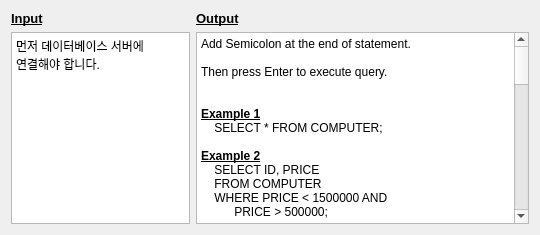
      <widget class="QWidget" name="tabCLI">
       <attribute name="title">
        <string>CLI Mode</string>
       </attribute>
       <layout class="QGridLayout" name="gridLayout" columnstretch="7,13">
        <item row="0" column="1">
         <widget class="QLabel" name="label2Output">
          <property name="font">
           <font>
            <pointsize>10</pointsize>
            <bold>true</bold>
            <underline>true</underline>
           </font>
          </property>
          <property name="text">
           <string>Output</string>
          </property>
         </widget>
        </item>
        <item row="0" column="0">
         <widget class="QLabel" name="label1Input">
          <property name="font">
           <font>
            <pointsize>10</pointsize>
            <bold>true</bold>
            <underline>true</underline>
           </font>
          </property>
          <property name="text">
           <string>Input</string>
          </property>
         </widget>
        </item>
        <item row="1" column="0">
         <widget class="QTextEdit" name="textEditInput">
          <property name="html">
           <string>&lt;!DOCTYPE HTML PUBLIC &quot;-//W3C//DTD HTML 4.0//EN&quot; &quot;http://www.w3.org/TR/REC-html40/strict.dtd&quot;&gt;
&lt;html&gt;&lt;head&gt;&lt;meta name=&quot;qrichtext&quot; content=&quot;1&quot; /&gt;&lt;meta charset=&quot;utf-8&quot; /&gt;&lt;style type=&quot;text/css&quot;&gt;
p, li { white-space: pre-wrap; }
&lt;/style&gt;&lt;/head&gt;&lt;body style=&quot; font-family:'맑은 고딕'; font-size:9pt; font-weight:400; font-style:normal;&quot;&gt;
&lt;p style=&quot; margin-top:0px; margin-bottom:0px; margin-left:0px; margin-right:0px; -qt-block-indent:0; text-indent:0px;&quot;&gt;먼저 데이터베이스 서버에 연결해야 합니다.&lt;/p&gt;&lt;/body&gt;&lt;/html&gt;</string>
          </property>
         </widget>
        </item>
        <item row="1" column="1">
         <widget class="QTextEdit" name="textEditOutput">
          <property name="font">
           <font/>
          </property>
          <property name="readOnly">
           <bool>true</bool>
          </property>
          <property name="markdown">
           <string>`Add Semicolon at the end of statement.`

`Then press Enter to execute query.`

`Example 1`

`    SELECT * FROM COMPUTER;`

`Example 2`

`    SELECT ID, PRICE`

`    FROM COMPUTER`

`    WHERE PRICE &lt; 1500000 AND`

`          PRICE &gt; 500000;`

`Example 3`

`    SELECT `

`        COMPUTER.ID AS 'Computer ID', `

`        COMPUTER.PURPOSE AS 'Purpose', `

`        COMPUTER.PRICE AS 'Price (KRW)',`

`        CPU.MANUFACTURER AS 'CPU', `

`        CPU.NAME AS 'CPU Model', `

`        RAM.NAME AS 'RAM Model', `

`        RAM.CAPACITY AS 'RAM (GB)', `

`        VGA.NAME AS 'Graphics Card',`

`        POWERSUPPLY.NAME AS 'Power Supply Unit', `

`        SSDSummary.CAPACITY AS 'SSD (GB)', `

`        HDDSummary.CAPACITY AS 'HDD (GB)'`

`    FROM`

`        CPU, RAM, POWERSUPPLY, COMPUTER`

`        LEFT JOIN VGA ON COMPUTER.VGAID = VGA.ID`

`        LEFT JOIN (`

`            SELECT COMPUTERID, SUM(SSD.CAPACITY * QUANTITY) AS CAPACITY`

`            FROM (`

`                SELECT HAS_SSD.COMPUTERID, CAPACITY, QUANTITY`

`                FROM HAS_SSD, SSD`

`                WHERE HAS_SSD.SSDID = SSD.ID`

`            ) AS SSD`

`            GROUP BY SSD.COMPUTERID`

`        ) AS SSDSummary ON COMPUTER.ID = SSDSummary.COMPUTERID`

`        LEFT JOIN (`

`	SELECT COMPUTERID, SUM(HDD.CAPACITY * QUANTITY) AS CAPACITY`

`            FROM (`

`                SELECT HAS_HDD.COMPUTERID, CAPACITY, QUANTITY`

`                FROM HAS_HDD, HDD`

`                WHERE HAS_HDD.HDDID = HDD.ID`

`            ) AS HDD`

`            GROUP BY HDD.COMPUTERID`

`        ) AS HDDSummary ON COMPUTER.ID = HDDSummary.COMPUTERID`

`    WHERE`

`        COMPUTER.CPUID = CPU.ID AND`

`        COMPUTER.RAMID = RAM.ID AND`

`        COMPUTER.POWERID = POWERSUPPLY.ID;`

</string>
          </property>
          <property name="html">
           <string>&lt;!DOCTYPE HTML PUBLIC &quot;-//W3C//DTD HTML 4.0//EN&quot; &quot;http://www.w3.org/TR/REC-html40/strict.dtd&quot;&gt;
&lt;html&gt;&lt;head&gt;&lt;meta name=&quot;qrichtext&quot; content=&quot;1&quot; /&gt;&lt;meta charset=&quot;utf-8&quot; /&gt;&lt;style type=&quot;text/css&quot;&gt;
p, li { white-space: pre-wrap; }
&lt;/style&gt;&lt;/head&gt;&lt;body style=&quot; font-family:'맑은 고딕'; font-size:9pt; font-weight:400; font-style:normal;&quot;&gt;
&lt;p style=&quot; margin-top:0px; margin-bottom:0px; margin-left:0px; margin-right:0px; -qt-block-indent:0; text-indent:0px;&quot;&gt;&lt;span style=&quot; font-family:'Courier New';&quot;&gt;Add Semicolon at the end of statement.&lt;/span&gt;&lt;/p&gt;
&lt;p style=&quot;-qt-paragraph-type:empty; margin-top:0px; margin-bottom:0px; margin-left:0px; margin-right:0px; -qt-block-indent:0; text-indent:0px; font-family:'Courier New';&quot;&gt;&lt;br /&gt;&lt;/p&gt;
&lt;p style=&quot; margin-top:0px; margin-bottom:0px; margin-left:0px; margin-right:0px; -qt-block-indent:0; text-indent:0px;&quot;&gt;&lt;span style=&quot; font-family:'Courier New';&quot;&gt;Then press Enter to execute query.&lt;/span&gt;&lt;/p&gt;
&lt;p style=&quot;-qt-paragraph-type:empty; margin-top:0px; margin-bottom:0px; margin-left:0px; margin-right:0px; -qt-block-indent:0; text-indent:0px; font-family:'Courier New';&quot;&gt;&lt;br /&gt;&lt;/p&gt;
&lt;p style=&quot;-qt-paragraph-type:empty; margin-top:0px; margin-bottom:0px; margin-left:0px; margin-right:0px; -qt-block-indent:0; text-indent:0px; font-family:'Courier New';&quot;&gt;&lt;br /&gt;&lt;/p&gt;
&lt;p style=&quot; margin-top:0px; margin-bottom:0px; margin-left:0px; margin-right:0px; -qt-block-indent:0; text-indent:0px;&quot;&gt;&lt;span style=&quot; font-family:'Courier New'; font-weight:700; text-decoration: underline;&quot;&gt;Example 1&lt;/span&gt;&lt;/p&gt;
&lt;p style=&quot; margin-top:0px; margin-bottom:0px; margin-left:0px; margin-right:0px; -qt-block-indent:0; text-indent:0px;&quot;&gt;&lt;span style=&quot; font-family:'Courier New';&quot;&gt;    SELECT * FROM COMPUTER;&lt;/span&gt;&lt;/p&gt;
&lt;p style=&quot;-qt-paragraph-type:empty; margin-top:0px; margin-bottom:0px; margin-left:0px; margin-right:0px; -qt-block-indent:0; text-indent:0px; font-family:'Courier New'; text-decoration: underline;&quot;&gt;&lt;br /&gt;&lt;/p&gt;
&lt;p style=&quot; margin-top:0px; margin-bottom:0px; margin-left:0px; margin-right:0px; -qt-block-indent:0; text-indent:0px;&quot;&gt;&lt;span style=&quot; font-family:'Courier New'; font-weight:700; text-decoration: underline;&quot;&gt;Example 2&lt;/span&gt;&lt;/p&gt;
&lt;p style=&quot; margin-top:0px; margin-bottom:0px; margin-left:0px; margin-right:0px; -qt-block-indent:0; text-indent:0px;&quot;&gt;&lt;span style=&quot; font-family:'Courier New';&quot;&gt;    SELECT ID, PRICE&lt;/span&gt;&lt;/p&gt;
&lt;p style=&quot; margin-top:0px; margin-bottom:0px; margin-left:0px; margin-right:0px; -qt-block-indent:0; text-indent:0px;&quot;&gt;&lt;span style=&quot; font-family:'Courier New';&quot;&gt;    FROM COMPUTER&lt;/span&gt;&lt;/p&gt;
&lt;p style=&quot; margin-top:0px; margin-bottom:0px; margin-left:0px; margin-right:0px; -qt-block-indent:0; text-indent:0px;&quot;&gt;&lt;span style=&quot; font-family:'Courier New';&quot;&gt;    WHERE PRICE &amp;lt; 1500000 AND&lt;/span&gt;&lt;/p&gt;
&lt;p style=&quot; margin-top:0px; margin-bottom:0px; margin-left:0px; margin-right:0px; -qt-block-indent:0; text-indent:0px;&quot;&gt;&lt;span style=&quot; font-family:'Courier New';&quot;&gt;          PRICE &amp;gt; 500000;&lt;/span&gt;&lt;/p&gt;
&lt;p style=&quot;-qt-paragraph-type:empty; margin-top:0px; margin-bottom:0px; margin-left:0px; margin-right:0px; -qt-block-indent:0; text-indent:0px; font-family:'Courier New';&quot;&gt;&lt;br /&gt;&lt;/p&gt;
&lt;p style=&quot; margin-top:0px; margin-bottom:0px; margin-left:0px; margin-right:0px; -qt-block-indent:0; text-indent:0px;&quot;&gt;&lt;span style=&quot; font-family:'Courier New'; font-weight:700; text-decoration: underline;&quot;&gt;Example 3&lt;/span&gt;&lt;/p&gt;
&lt;p style=&quot; margin-top:0px; margin-bottom:0px; margin-left:0px; margin-right:0px; -qt-block-indent:0; text-indent:0px;&quot;&gt;&lt;span style=&quot; font-family:'Courier New';&quot;&gt;    SELECT &lt;/span&gt;&lt;/p&gt;
&lt;p style=&quot; margin-top:0px; margin-bottom:0px; margin-left:0px; margin-right:0px; -qt-block-indent:0; text-indent:0px;&quot;&gt;&lt;span style=&quot; font-family:'Courier New';&quot;&gt;        COMPUTER.ID AS 'Computer ID', &lt;/span&gt;&lt;/p&gt;
&lt;p style=&quot; margin-top:0px; margin-bottom:0px; margin-left:0px; margin-right:0px; -qt-block-indent:0; text-indent:0px;&quot;&gt;&lt;span style=&quot; font-family:'Courier New';&quot;&gt;        COMPUTER.PURPOSE AS 'Purpose', &lt;/span&gt;&lt;/p&gt;
&lt;p style=&quot; margin-top:0px; margin-bottom:0px; margin-left:0px; margin-right:0px; -qt-block-indent:0; text-indent:0px;&quot;&gt;&lt;span style=&quot; font-family:'Courier New';&quot;&gt;        COMPUTER.PRICE AS 'Price (KRW)',&lt;/span&gt;&lt;/p&gt;
&lt;p style=&quot; margin-top:0px; margin-bottom:0px; margin-left:0px; margin-right:0px; -qt-block-indent:0; text-indent:0px;&quot;&gt;&lt;span style=&quot; font-family:'Courier New';&quot;&gt;        CPU.MANUFACTURER AS 'CPU', &lt;/span&gt;&lt;/p&gt;
&lt;p style=&quot; margin-top:0px; margin-bottom:0px; margin-left:0px; margin-right:0px; -qt-block-indent:0; text-indent:0px;&quot;&gt;&lt;span style=&quot; font-family:'Courier New';&quot;&gt;        CPU.NAME AS 'CPU Model', &lt;/span&gt;&lt;/p&gt;
&lt;p style=&quot; margin-top:0px; margin-bottom:0px; margin-left:0px; margin-right:0px; -qt-block-indent:0; text-indent:0px;&quot;&gt;&lt;span style=&quot; font-family:'Courier New';&quot;&gt;        RAM.NAME AS 'RAM Model', &lt;/span&gt;&lt;/p&gt;
&lt;p style=&quot; margin-top:0px; margin-bottom:0px; margin-left:0px; margin-right:0px; -qt-block-indent:0; text-indent:0px;&quot;&gt;&lt;span style=&quot; font-family:'Courier New';&quot;&gt;        RAM.CAPACITY AS 'RAM (GB)', &lt;/span&gt;&lt;/p&gt;
&lt;p style=&quot; margin-top:0px; margin-bottom:0px; margin-left:0px; margin-right:0px; -qt-block-indent:0; text-indent:0px;&quot;&gt;&lt;span style=&quot; font-family:'Courier New';&quot;&gt;        VGA.NAME AS 'Graphics Card',&lt;/span&gt;&lt;/p&gt;
&lt;p style=&quot; margin-top:0px; margin-bottom:0px; margin-left:0px; margin-right:0px; -qt-block-indent:0; text-indent:0px;&quot;&gt;&lt;span style=&quot; font-family:'Courier New';&quot;&gt;        POWERSUPPLY.NAME AS 'Power Supply Unit', &lt;/span&gt;&lt;/p&gt;
&lt;p style=&quot; margin-top:0px; margin-bottom:0px; margin-left:0px; margin-right:0px; -qt-block-indent:0; text-indent:0px;&quot;&gt;&lt;span style=&quot; font-family:'Courier New';&quot;&gt;        SSDSummary.CAPACITY AS 'SSD (GB)', &lt;/span&gt;&lt;/p&gt;
&lt;p style=&quot; margin-top:0px; margin-bottom:0px; margin-left:0px; margin-right:0px; -qt-block-indent:0; text-indent:0px;&quot;&gt;&lt;span style=&quot; font-family:'Courier New';&quot;&gt;        HDDSummary.CAPACITY AS 'HDD (GB)'&lt;/span&gt;&lt;/p&gt;
&lt;p style=&quot; margin-top:0px; margin-bottom:0px; margin-left:0px; margin-right:0px; -qt-block-indent:0; text-indent:0px;&quot;&gt;&lt;span style=&quot; font-family:'Courier New';&quot;&gt;    FROM&lt;/span&gt;&lt;/p&gt;
&lt;p style=&quot; margin-top:0px; margin-bottom:0px; margin-left:0px; margin-right:0px; -qt-block-indent:0; text-indent:0px;&quot;&gt;&lt;span style=&quot; font-family:'Courier New';&quot;&gt;        CPU, RAM, POWERSUPPLY, COMPUTER&lt;/span&gt;&lt;/p&gt;
&lt;p style=&quot; margin-top:0px; margin-bottom:0px; margin-left:0px; margin-right:0px; -qt-block-indent:0; text-indent:0px;&quot;&gt;&lt;span style=&quot; font-family:'Courier New';&quot;&gt;        LEFT JOIN VGA ON COMPUTER.VGAID = VGA.ID&lt;/span&gt;&lt;/p&gt;
&lt;p style=&quot; margin-top:0px; margin-bottom:0px; margin-left:0px; margin-right:0px; -qt-block-indent:0; text-indent:0px;&quot;&gt;&lt;span style=&quot; font-family:'Courier New';&quot;&gt;        LEFT JOIN (&lt;/span&gt;&lt;/p&gt;
&lt;p style=&quot; margin-top:0px; margin-bottom:0px; margin-left:0px; margin-right:0px; -qt-block-indent:0; text-indent:0px;&quot;&gt;&lt;span style=&quot; font-family:'Courier New';&quot;&gt;            SELECT COMPUTERID, SUM(SSD.CAPACITY * QUANTITY) AS CAPACITY&lt;/span&gt;&lt;/p&gt;
&lt;p style=&quot; margin-top:0px; margin-bottom:0px; margin-left:0px; margin-right:0px; -qt-block-indent:0; text-indent:0px;&quot;&gt;&lt;span style=&quot; font-family:'Courier New';&quot;&gt;            FROM (&lt;/span&gt;&lt;/p&gt;
&lt;p style=&quot; margin-top:0px; margin-bottom:0px; margin-left:0px; margin-right:0px; -qt-block-indent:0; text-indent:0px;&quot;&gt;&lt;span style=&quot; font-family:'Courier New';&quot;&gt;                SELECT HAS_SSD.COMPUTERID, CAPACITY, QUANTITY&lt;/span&gt;&lt;/p&gt;
&lt;p style=&quot; margin-top:0px; margin-bottom:0px; margin-left:0px; margin-right:0px; -qt-block-indent:0; text-indent:0px;&quot;&gt;&lt;span style=&quot; font-family:'Courier New';&quot;&gt;                FROM HAS_SSD, SSD&lt;/span&gt;&lt;/p&gt;
&lt;p style=&quot; margin-top:0px; margin-bottom:0px; margin-left:0px; margin-right:0px; -qt-block-indent:0; text-indent:0px;&quot;&gt;&lt;span style=&quot; font-family:'Courier New';&quot;&gt;                WHERE HAS_SSD.SSDID = SSD.ID&lt;/span&gt;&lt;/p&gt;
&lt;p style=&quot; margin-top:0px; margin-bottom:0px; margin-left:0px; margin-right:0px; -qt-block-indent:0; text-indent:0px;&quot;&gt;&lt;span style=&quot; font-family:'Courier New';&quot;&gt;            ) AS SSD&lt;/span&gt;&lt;/p&gt;
&lt;p style=&quot; margin-top:0px; margin-bottom:0px; margin-left:0px; margin-right:0px; -qt-block-indent:0; text-indent:0px;&quot;&gt;&lt;span style=&quot; font-family:'Courier New';&quot;&gt;            GROUP BY SSD.COMPUTERID&lt;/span&gt;&lt;/p&gt;
&lt;p style=&quot; margin-top:0px; margin-bottom:0px; margin-left:0px; margin-right:0px; -qt-block-indent:0; text-indent:0px;&quot;&gt;&lt;span style=&quot; font-family:'Courier New';&quot;&gt;        ) AS SSDSummary ON COMPUTER.ID = SSDSummary.COMPUTERID&lt;/span&gt;&lt;/p&gt;
&lt;p style=&quot; margin-top:0px; margin-bottom:0px; margin-left:0px; margin-right:0px; -qt-block-indent:0; text-indent:0px;&quot;&gt;&lt;span style=&quot; font-family:'Courier New';&quot;&gt;        LEFT JOIN (&lt;/span&gt;&lt;/p&gt;
&lt;p style=&quot; margin-top:0px; margin-bottom:0px; margin-left:0px; margin-right:0px; -qt-block-indent:0; text-indent:0px;&quot;&gt;&lt;span style=&quot; font-family:'Courier New';&quot;&gt;	SELECT COMPUTERID, SUM(HDD.CAPACITY * QUANTITY) AS CAPACITY&lt;/span&gt;&lt;/p&gt;
&lt;p style=&quot; margin-top:0px; margin-bottom:0px; margin-left:0px; margin-right:0px; -qt-block-indent:0; text-indent:0px;&quot;&gt;&lt;span style=&quot; font-family:'Courier New';&quot;&gt;            FROM (&lt;/span&gt;&lt;/p&gt;
&lt;p style=&quot; margin-top:0px; margin-bottom:0px; margin-left:0px; margin-right:0px; -qt-block-indent:0; text-indent:0px;&quot;&gt;&lt;span style=&quot; font-family:'Courier New';&quot;&gt;                SELECT HAS_HDD.COMPUTERID, CAPACITY, QUANTITY&lt;/span&gt;&lt;/p&gt;
&lt;p style=&quot; margin-top:0px; margin-bottom:0px; margin-left:0px; margin-right:0px; -qt-block-indent:0; text-indent:0px;&quot;&gt;&lt;span style=&quot; font-family:'Courier New';&quot;&gt;                FROM HAS_HDD, HDD&lt;/span&gt;&lt;/p&gt;
&lt;p style=&quot; margin-top:0px; margin-bottom:0px; margin-left:0px; margin-right:0px; -qt-block-indent:0; text-indent:0px;&quot;&gt;&lt;span style=&quot; font-family:'Courier New';&quot;&gt;                WHERE HAS_HDD.HDDID = HDD.ID&lt;/span&gt;&lt;/p&gt;
&lt;p style=&quot; margin-top:0px; margin-bottom:0px; margin-left:0px; margin-right:0px; -qt-block-indent:0; text-indent:0px;&quot;&gt;&lt;span style=&quot; font-family:'Courier New';&quot;&gt;            ) AS HDD&lt;/span&gt;&lt;/p&gt;
&lt;p style=&quot; margin-top:0px; margin-bottom:0px; margin-left:0px; margin-right:0px; -qt-block-indent:0; text-indent:0px;&quot;&gt;&lt;span style=&quot; font-family:'Courier New';&quot;&gt;            GROUP BY HDD.COMPUTERID&lt;/span&gt;&lt;/p&gt;
&lt;p style=&quot; margin-top:0px; margin-bottom:0px; margin-left:0px; margin-right:0px; -qt-block-indent:0; text-indent:0px;&quot;&gt;&lt;span style=&quot; font-family:'Courier New';&quot;&gt;        ) AS HDDSummary ON COMPUTER.ID = HDDSummary.COMPUTERID&lt;/span&gt;&lt;/p&gt;
&lt;p style=&quot; margin-top:0px; margin-bottom:0px; margin-left:0px; margin-right:0px; -qt-block-indent:0; text-indent:0px;&quot;&gt;&lt;span style=&quot; font-family:'Courier New';&quot;&gt;    WHERE&lt;/span&gt;&lt;/p&gt;
&lt;p style=&quot; margin-top:0px; margin-bottom:0px; margin-left:0px; margin-right:0px; -qt-block-indent:0; text-indent:0px;&quot;&gt;&lt;span style=&quot; font-family:'Courier New';&quot;&gt;        COMPUTER.CPUID = CPU.ID AND&lt;/span&gt;&lt;/p&gt;
&lt;p style=&quot; margin-top:0px; margin-bottom:0px; margin-left:0px; margin-right:0px; -qt-block-indent:0; text-indent:0px;&quot;&gt;&lt;span style=&quot; font-family:'Courier New';&quot;&gt;        COMPUTER.RAMID = RAM.ID AND&lt;/span&gt;&lt;/p&gt;
&lt;p style=&quot; margin-top:0px; margin-bottom:0px; margin-left:0px; margin-right:0px; -qt-block-indent:0; text-indent:0px;&quot;&gt;&lt;span style=&quot; font-family:'Courier New';&quot;&gt;        COMPUTER.POWERID = POWERSUPPLY.ID;&lt;/span&gt;&lt;/p&gt;&lt;/body&gt;&lt;/html&gt;</string>
          </property>
         </widget>
        </item>
       </layout>
      </widget>
